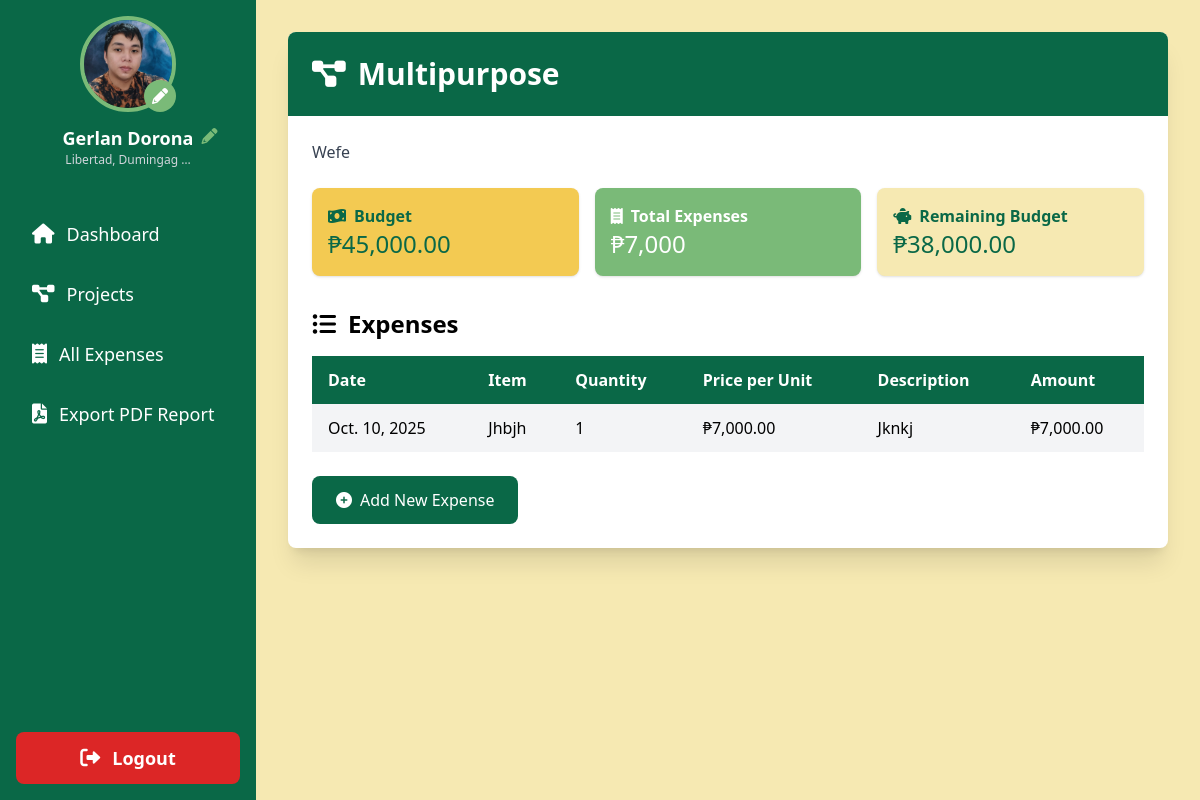
/project/24/ (signed in), run on an earlier commit of the app's database.
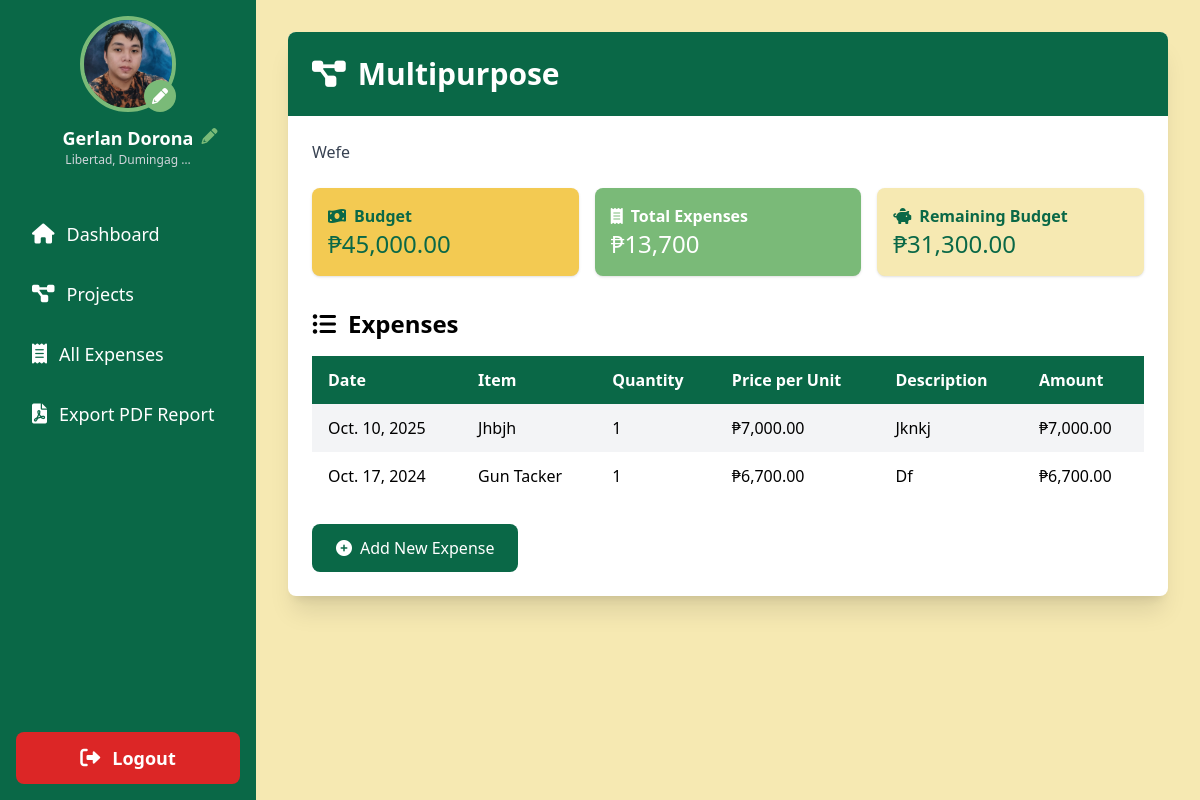
And on a later commit of the database.
### sk_project/models.py (models this page shows, shortened)
class Project(models.Model):
    name = models.CharField(max_length=255)
    description = models.TextField()
    allocated_budget = models.DecimalField(max_digits=10, decimal_places=2, default=0)
    budget = models.DecimalField(max_digits=10, decimal_places=2)
    main_budget = models.ForeignKey(MainBudget, related_name='projects', on_delete=models.SET_NULL, null=True)
    chairman = models.ForeignKey(User, related_name='projects', on_delete=models.CASCADE)
    start_date = models.DateField()
    end_date = models.DateField()
    created_at = models.DateTimeField(auto_now_add=True)
    updated_at = models.DateTimeField(auto_now=True)
    class Meta:
        ordering = ['start_date']
    @property
    def remaining_budget(self):
        total_expenses = self.expenses.aggregate(total=models.Sum('amount'))['total'] or 0
        return self.budget - total_expenses

class Expense(models.Model):
    project = models.ForeignKey(Project, related_name='expenses', on_delete=models.CASCADE)
    item_name = models.CharField(max_length=255)
    price_per_unit = models.DecimalField(max_digits=10, decimal_places=2, default=0.00)
    quantity = models.PositiveIntegerField(default=1)
    description = models.TextField()
    amount = models.DecimalField(max_digits=10, decimal_places=2)
    date_incurred = models.DateField()
    created_at = models.DateTimeField(auto_now_add=True)
    updated_at = models.DateTimeField(auto_now=True)
    class Meta:
        ordering = ['date_incurred']

### sk_project/views.py (the view)
# urls.py: path('project/<int:project_id>/', views.project_detail, name='project_detail'),
@login_required
def project_detail(request, project_id):
    project = get_object_or_404(Project, id=project_id, chairman=request.user)
    expenses = project.expenses.all().order_by('-date_incurred')
    total_expenses = expenses.aggregate(total=Sum('amount'))['total'] or 0
    context = {
        'project': project,
        'expenses': expenses,
        'total_expenses': total_expenses,
    }
    return render(request, 'project_detail.html', context)

### templates/project_detail.html
{% extends 'base.html' %}
{% load humanize %}
{% block content %}
    <div class="bg-white shadow-xl rounded-lg overflow-hidden">
        <div class="bg-tertiary text-white p-6">
            <h2 class="text-3xl font-bold flex items-center">
                <i class="fas fa-project-diagram mr-3"></i>{{ project.name }}
            </h2>
        </div>
        <div class="p-6">
            <p class="text-gray-700 mb-6">{{ project.description }}</p>
            <div class="grid grid-cols-1 md:grid-cols-3 gap-4 mb-8">
                <div class="bg-primary text-tertiary p-4 rounded-lg shadow">
                    <p class="font-bold flex items-center"><i class="fas fa-money-bill-wave mr-2"></i>Budget</p>
                    <p class="text-2xl">₱{{ project.budget|intcomma }}</p>
                </div>
                <div class="bg-quaternary text-white p-4 rounded-lg shadow">
                    <p class="font-bold flex items-center"><i class="fas fa-receipt mr-2"></i>Total Expenses</p>
                    <p class="text-2xl">₱{{ total_expenses|intcomma }}</p>
                </div>
                <div class="bg-secondary text-tertiary p-4 rounded-lg shadow">
                    <p class="font-bold flex items-center"><i class="fas fa-piggy-bank mr-2"></i>Remaining Budget</p>
                    <p class="text-2xl">₱{{ project.remaining_budget|intcomma }}</p>
                </div>
            </div>
            <h3 class="text-2xl font-bold mb-4 flex items-center">
                <i class="fas fa-list-ul mr-3"></i>Expenses
            </h3>
            <div class="overflow-x-auto">
                <table class="min-w-full bg-white">
                    <thead class="bg-tertiary text-white">
                        <tr>
                            <th class="py-3 px-4 text-left">Date</th>
                            <th class="py-3 px-4 text-left">Item</th>
                            <th class="py-3 px-4 text-left">Quantity</th>
                            <th class="py-3 px-4 text-left">Price per Unit</th>
                            <th class="py-3 px-4 text-left">Description</th>
                            <th class="py-3 px-4 text-left">Amount</th>
                        </tr>
                    </thead>
                    <tbody>
                        {% for expense in expenses %}
                            <tr class="{% cycle 'bg-gray-100' '' %}">
                                <td class="py-3 px-4">{{ expense.date_incurred }}</td>
                                <td class="py-3 px-4">{{ expense.item_name }}</td>
                                <td class="py-3 px-4">{{ expense.quantity }}</td>
                                <td class="py-3 px-4">₱{{ expense.price_per_unit|intcomma }}</td>
                                <td class="py-3 px-4">{{ expense.description }}</td>
                                <td class="py-3 px-4">₱{{ expense.amount|intcomma }}</td>
                            </tr>
                        {% empty %}
                            <tr>
                                <td colspan="6" class="py-3 px-4 text-center text-gray-500">No expenses recorded for this project.</td>
                            </tr>
                        {% endfor %}
                    </tbody>
                </table>
            </div>
            <a href="{% url 'add_expense' project.id %}" class="inline-block mt-6 px-6 py-3 bg-tertiary text-white rounded-lg hover:bg-quaternary transition duration-300">
                <i class="fas fa-plus-circle mr-2"></i>Add New Expense
            </a>
        </div>
    </div>
{% endblock %}

What changed in the data, as far as the page shows it:
computed for Project "Multipurpose": remaining_budget "38,000.00" → "31,300.00"
added Expense: date_incurred "Oct. 17, 2024", item_name "Gun Tacker", quantity "1", price_per_unit "6,700.00", description "Df", amount "6,700.00"
Also different on the page:
{{ total_expenses|intcomma }}: "7,000" → "13,700"
